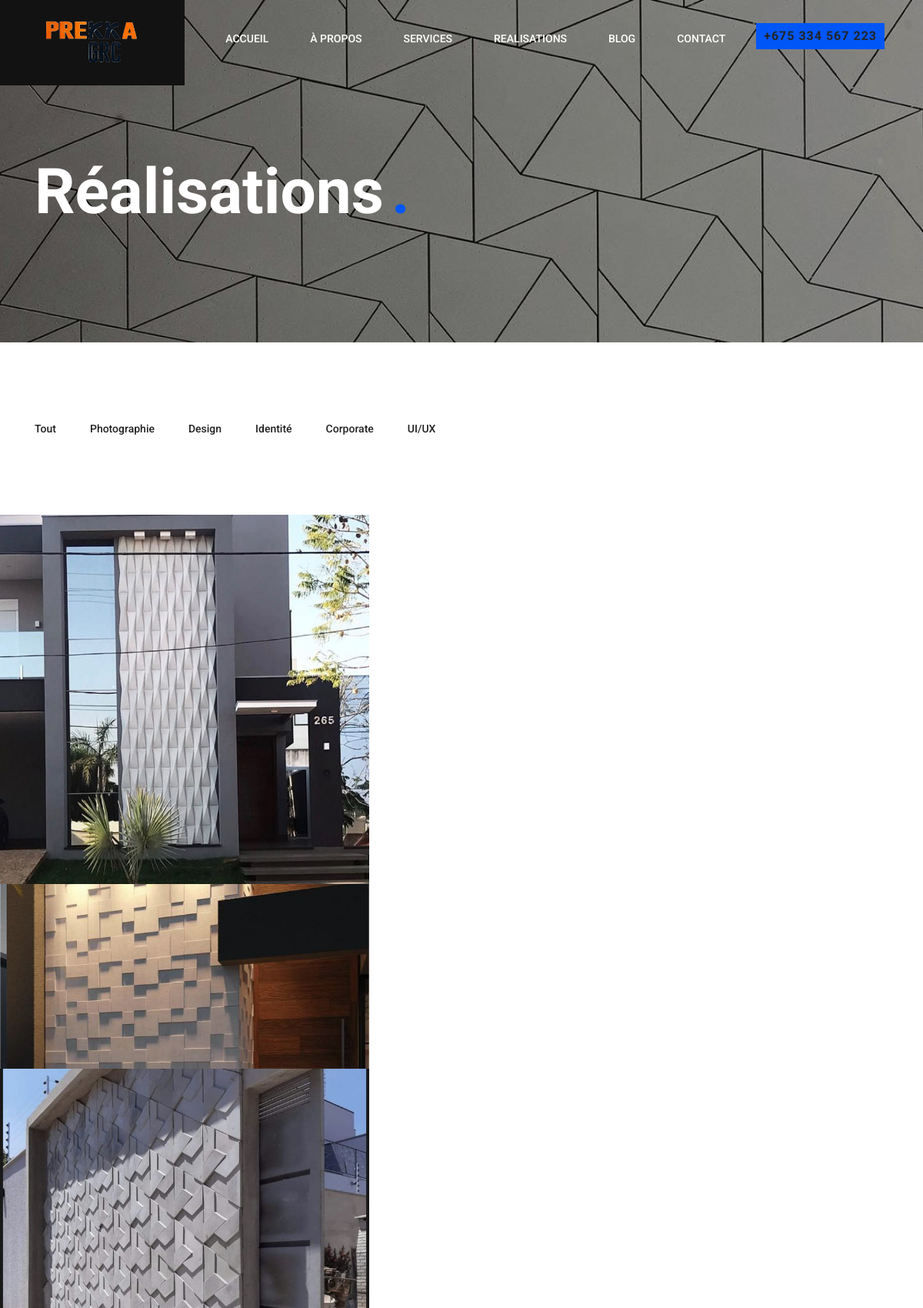
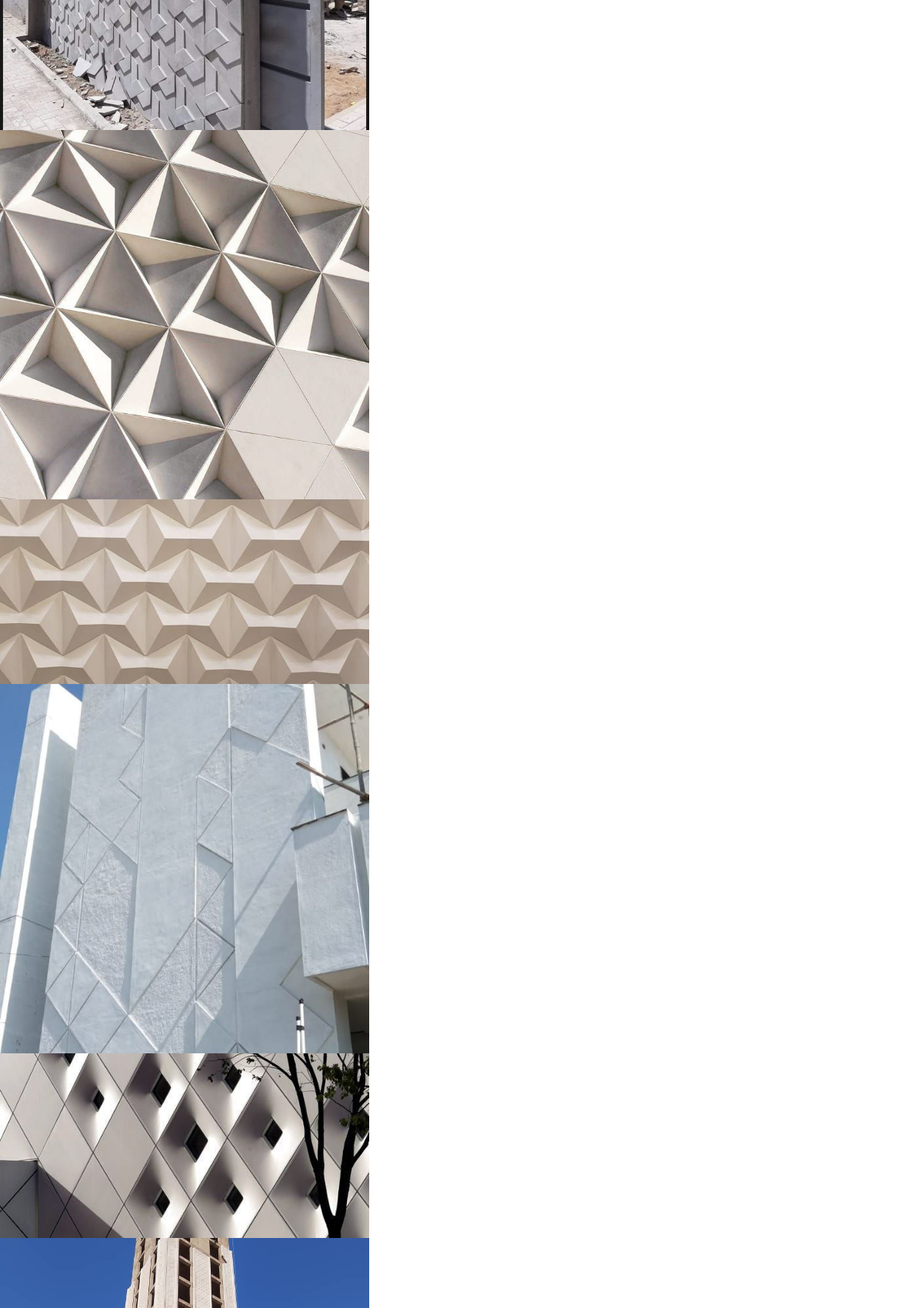
Screenshot of /realisations/ (upper part) with the database file from the repository (2 pictures, top to bottom).
### realisations/models.py (models this page shows, shortened)
class Realisation(models.Model):
    CATEGORIES = [
        ('photo', 'Photographie'),
        ('design', 'Design'),
        ('identite', 'Identité'),
        ('corporate', 'Corporate'),
        ('uxui', 'UI/UX'),
    ]
    titre = models.CharField(
        max_length=200, verbose_name="Titre de la réalisation"
    )
    image = models.ImageField(
        upload_to='realisations/', verbose_name="Image de la réalisation"
    )
    texte_alt = models.CharField(
        max_length=255, blank=True, verbose_name="Texte ALT (SEO)"
    )
    categorie = models.CharField(
        max_length=50, choices=CATEGORIES, verbose_name="Catégorie"
    )
    est_large = models.BooleanField(
        default=False, verbose_name="Large (grid-wide)"
    )
    est_long = models.BooleanField(
        default=False, verbose_name="Long (grid-long)"
    )

### realisations/views.py (the view)
# urls.py: path('', views.realisations_liste, name="realisations_liste"),
def realisations_liste(request):
    realisations = Realisation.objects.all()
    return render(request, "realisations/realisations_liste.html", {
        "realisations": realisations
    })

### core/context_processors.py (called while the page is built)
def social_links(request):
    return {
        'social_links': SocialLink.objects.all()
    }

### templates/realisations/realisations_liste.html (shortened to what this page needs)
{% extends "base.html" %} {% load static %} {% block content %}
<section
  class="page-header-section set-bg"
  data-setbg="{% static 'img/header-bg.jpg' %}"
>
  <div class="container">
    <h1 class="header-title">Réalisations<span>.</span></h1>
  </div>
</section>
<div class="page-section spad">
  <div class="container">
    <ul class="portfolio-filter">
      <li class="filter" data-filter="*">Tout</li>
      <li class="filter" data-filter=".photo">Photographie</li>
      <li class="filter" data-filter=".design">Design</li>
      <li class="filter" data-filter=".identite">Identité</li>
      <li class="filter" data-filter=".corporate">Corporate</li>
      <li class="filter" data-filter=".uxui">UI/UX</li>
    </ul>
  </div>
  <div class="portfolio-warp spad">
    <div id="portfolio">
      {% for item in realisations %}
      <div
        class="grid-item set-bg
                 {{ item.categorie }}
                 {% if item.est_large %}grid-wide{% endif %}
                 {% if item.est_long %}grid-long{% endif %}"
        data-setbg="{{ item.image.url }}"
      >
      </div>
      {% empty %}
      <p class="text-center">Aucune réalisation disponible pour le moment.</p>
      {% endfor %}
    </div>
  </div>
</div>
{% endblock %}

### static/css/style.css (style rules this page uses)
html, body { height: 100%; font-family: "Roboto", sans-serif; }
h1, h2, h3, h4, h5, h6 { color: #222222; margin: 0; margin-bottom: 10px; font-weight: 700; }
h1 { font-size: 60px; margin-bottom: 40px; }
h1 span { background: #0056f7; padding: 0 10px; color: #222222; display: inline-block; }
ul, ol { padding: 0; margin: 0; }
.spad { padding: 100px 0; }
.set-bg { background-size: cover; background-repeat: no-repeat; }
.page-header-section { height: 445px; padding-top: 200px; }
.page-header-section .header-title { font-size: 82px; color: #fff; }
.page-header-section .header-title span { background: none; color: #0056f7; }
.portfolio-filter { list-style: none; }
.portfolio-filter li { display: inline-block; margin-right: 40px; font-size: 14px; color: #222; cursor: pointer; font-weight: 500; }
.portfolio-warp { display: block; overflow: hidden; }
.portfolio-warp .grid-item { width: 20%; background-position: center; }
.portfolio-warp .grid-item:after { content: ""; display: block; clear: both; }
.portfolio-warp .grid-item.grid-wide, .portfolio-warp .grid-item.grid-long { width: 40%; }

### rows the page displays
Realisation: shows a picture
Realisation: shows a picture
Realisation: shows a picture
Realisation: shows a picture
Realisation: shows a picture
Realisation: shows a picture
Realisation: shows a picture
Realisation: shows a picture
